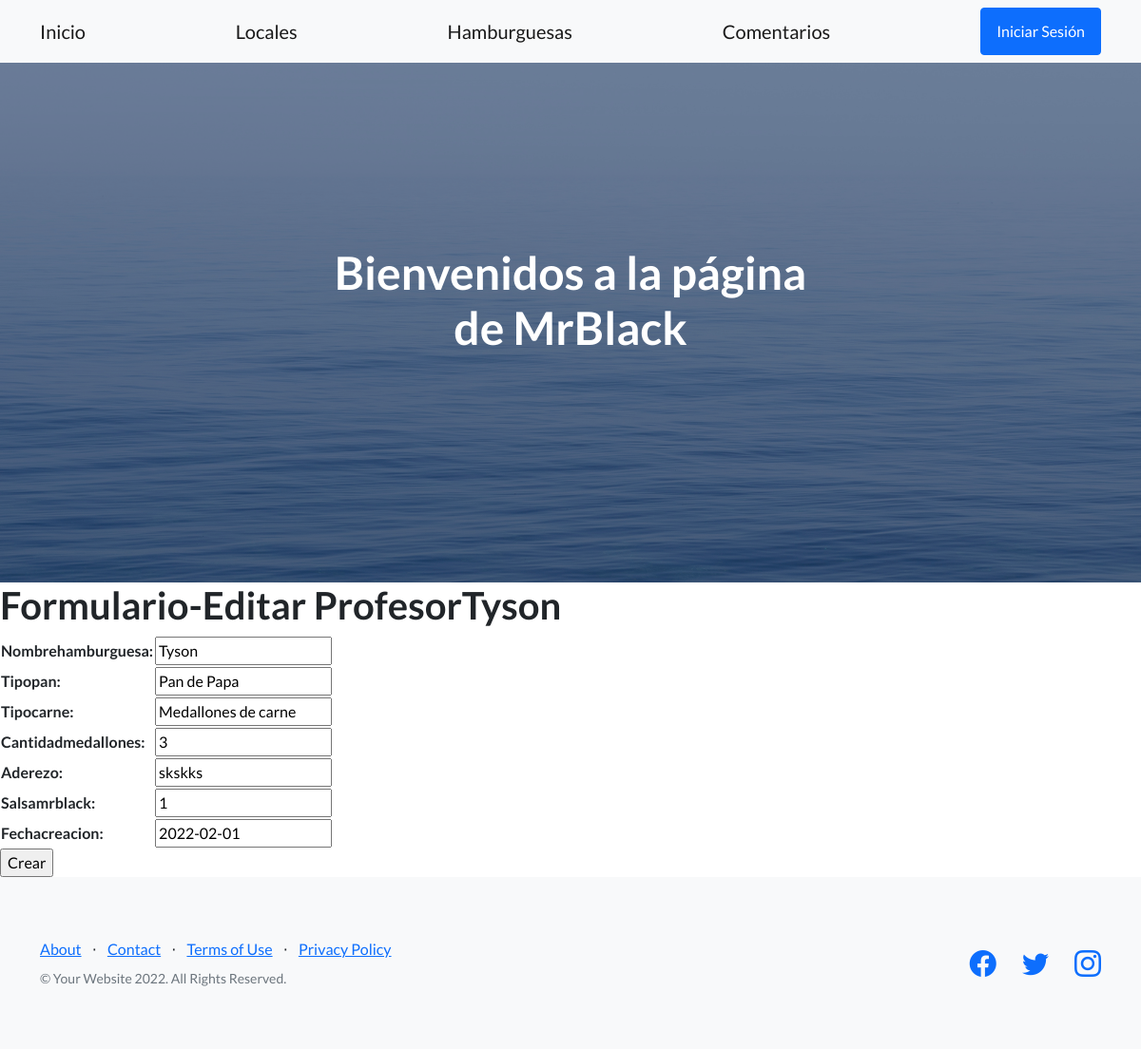
The app's page /AppMrBlack/editarHamburguesa7 with its own data.
### AppMrBlack/models.py (models this page shows, shortened)
class Hamburguesas(models.Model):
    nombrehamburguesa = models.CharField('nombrehamburguesa',max_length=45)
    tipopan = models.CharField('tipopan',max_length=45)
    tipocarne = models.CharField('tipocarne',max_length=45)
    cantidadmedallones = models.IntegerField()
    aderezo = models.CharField('aderezo',max_length=45)
    salsaMrBlack = models.CharField('salsaMrBlack',max_length=45)
    fechacreacion = models.DateField('fechacreacion')

### AppMrBlack/views.py (the view)
# urls.py: path('editarHamburguesa<id>',views.editar_hamburguesa,name="EditarHamburguesa"),
def editar_hamburguesa(request,id):
    hamburguesa=Hamburguesas.objects.get(id=id)
    if request.method == "POST":
        miFormulario=HamburguesaFormulario(request.POST)
        if miFormulario.is_valid():
            imformacion=miFormulario.cleaned_data
            hamburguesa.nombrehamburguesa=imformacion['nombrehamburguesa']
            hamburguesa.tipopan=imformacion['tipopan']
            hamburguesa.tipocarne=imformacion['tipocarne']
            hamburguesa.cantidadmedallones=imformacion['cantidadmedallones']
            hamburguesa.aderezo=imformacion['aderezo']
            hamburguesa.salsaMrBlack=imformacion['salsaMrBlack']
            hamburguesa.fechacreacion=imformacion['fechacreacion']
            hamburguesa.save()
            return render(request,'inicio.html')
    else:
        miFormulario=HamburguesaFormulario(
            initial={
                'nombrehamburguesa':hamburguesa.nombrehamburguesa,
                'tipopan':hamburguesa.tipopan,
                'tipocarne':hamburguesa.tipocarne,
                'cantidadmedallones':hamburguesa.cantidadmedallones,
                'aderezo':hamburguesa.aderezo,
                'salsaMrBlack':hamburguesa.salsaMrBlack,
                'fechacreacion':hamburguesa.fechacreacion})
    return render(request,'editarHamburguesa.html',{"miFormulario":miFormulario,"hamburguesa_nombre":hamburguesa.nombrehamburguesa})

### AppMrBlack/forms.py
class HamburguesaFormulario(forms.Form):
    nombrehamburguesa = forms.CharField()
    tipopan = forms.CharField()
    tipocarne = forms.CharField()
    cantidadmedallones = forms.IntegerField()
    aderezo = forms.CharField()
    salsaMrBlack = forms.CharField()
    fechacreacion = forms.DateField()

### AppMrBlack/templates/editarHamburguesa.html (shortened to what this page needs)
{% extends 'padre.html' %}
{% load static %}
{% block contenidoquecambia %}
    <h1>Formulario-Editar Profesor{{hamburguesa_nombre}}</h1>
    <form action="" method="POST">{% csrf_token %}
        <table>
            {{miFormulario.as_table}}
        </table>
       <input type="submit" value = "Crear">
    </form>
{% endblock contenidoquecambia %}

### records on screen
Hamburguesas: nombrehamburguesa "Tyson", tipopan "Pan de Papa", tipocarne "Medallones de carne", cantidadmedallones "3", aderezo "skskks", salsaMrBlack "1", fechacreacion "2022-02-01"
